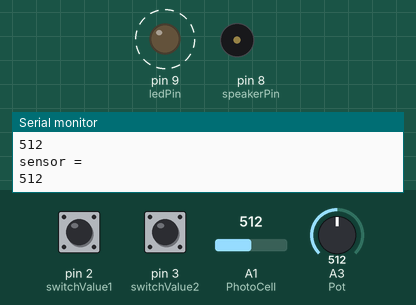
This sketch was run on a simulated Arduino Uno, built with avr-gcc and run on an emulated ATmega328P. Shown: output pins drawn as LEDs (lit = HIGH), buzzer (waves = sounding), the last lines printed to the serial monitor. Dashed ring = blinking. The test bench sets the inputs (shaded band); at power-on: pin 2 (switchValue1) HIGH, A1 (PhotoCell) = 512, pin 3 (switchValue2) LOW, A3 (Pot) = 512.

Above: at 2.8 s.
2.9 s: pin 2 (switchValue1) pulled LOW for 2.4 s
At 5.7 s:
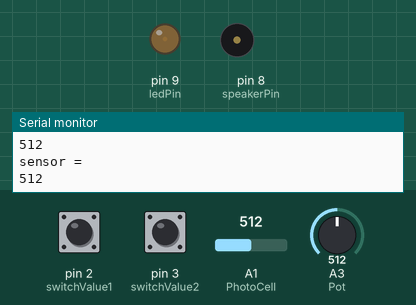
6.8 s: A1 (PhotoCell) set to 900
10.3 s: A1 (PhotoCell) set to 511
13.8 s: pin 3 (switchValue2) pulled HIGH for 2.4 s
At 17.4 s:
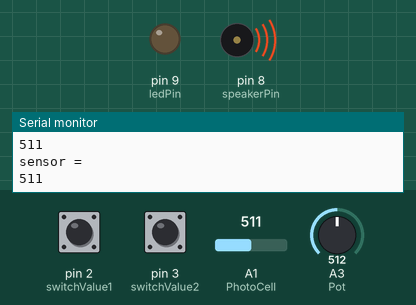
Timing chart, 0 to 18.7 s (numbered marks = the images above; inputs shaded):
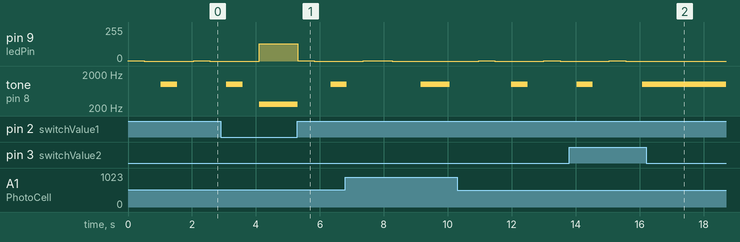

The sketch:

CaseStatment.ino
```cpp
int ledPin = 9;      // LED connected to digital pin 9
int Pot = A3;   // potentiometer connected to analog pin 3
int val = 0;         // variable to store the read value
const int PhotoCell = A1;  // Analog input pin that the potentiometer is attached to
int speakerPin = 8;
int sensorValue = 0;        // value read from the pot
int outputValue = 0;
int inputPin1 = 2;
int inputPin2 = 3;
int switchValue1 = 2;
int switchValue2 = 3;
int SwitchState1;
int SwitchState2;


void setup()
{
Serial.begin(9600); // Initialize serial port to send and receive at 9600 baud
pinMode(ledPin, OUTPUT);

}
void loop(){
int var;
SwitchState1 = digitalRead(switchValue1);
SwitchState2 = digitalRead(switchValue2);

if (SwitchState1 == LOW && SwitchState2 == HIGH){
  var = 1;
}

if (SwitchState1 == LOW && SwitchState2 == LOW){
  var = 2;
}

if ( SwitchState1 == HIGH && SwitchState2 == HIGH){
  var = 3;
}

if ( SwitchState1 == HIGH && SwitchState2 == LOW){
  var = 4;
}


switch (var){

  case 1:
  val = analogRead(Pot);   // read the input pin
  analogWrite(ledPin, val / 4);  // analogRead values go from 0 to 1023, analogWrite values from 0 to 255
  // read the analog in value:
  sensorValue = analogRead(PhotoCell);
  // map it to the range of the analog out:
  outputValue = map(sensorValue, 0, 1023, 0, 255);

   // print the results to the serial monitor:
  Serial.println("sensor = " );
  Serial.println(sensorValue);

    tone(8, 3000,2*sensorValue);
    delay(50);
    noTone(8);
    break;

case 2:
val = analogRead(Pot);   // read the input pin
  analogWrite(ledPin, val / 4);  // analogRead values go from 0 to 1023, analogWrite values from 0 to 255
  // read the analog in value:
  sensorValue = analogRead(PhotoCell);
  // map it to the range of the analog out:
  outputValue = map(sensorValue, 0, 1023, 0, 255);

   // print the results to the serial monitor:
  Serial.println("sensor = " );
  Serial.println(sensorValue);

    tone(8, sensorValue/2);
    delay(50);
    noTone(8);


break;

case 3:
val = analogRead(Pot);   // read the input pin
  analogWrite(ledPin, HIGH);  // analogRead values go from 0 to 1023, analogWrite values from 0 to 255
  delay(val);
  analogWrite(ledPin, LOW);
  delay(val);

  tone(8, 1000);
  delay(val*sensorValue);
  noTone(8);
  delay(val*sensorValue);
  // read the analog in value:
  sensorValue = analogRead(PhotoCell);
  // map it to the range of the analog out:
  outputValue = map(sensorValue, 0, 1023, 0, 255);

   // print the results to the serial monitor:
  Serial.println("sensor = " );
  Serial.println(sensorValue);

break;

case 4:
val = analogRead(Pot);   // read the input pin
  analogWrite(ledPin, HIGH);  // analogRead values go from 0 to 1023, analogWrite values from 0 to 255
  // read the analog in value:
  sensorValue = analogRead(PhotoCell);
  // map it to the range of the analog out:
  outputValue = map(sensorValue, 0, 1023, 0, 255);

   // print the results to the serial monitor:
  Serial.println("sensor = " );
  Serial.println(sensorValue);
  delay(sensorValue);
  analogWrite(ledPin, LOW);
  delay(sensorValue);

  tone(8, 1000);
  delay(sensorValue);
  noTone(8);
  delay(sensorValue);

break;

}
}
```

Measured:
- after the input at 13.8 s, pin 9 (ledPin): goes on until 15.6 s, then stays 0/255; tone on pin 8 (speakerPin): goes on until 16.1 s, then stays 1000 Hz
- by itself, tone on pin 8 (speakerPin): plays 1000 Hz for 0.51 s, 256 Hz for 1.2 s, 1000 Hz for 0.46 s
